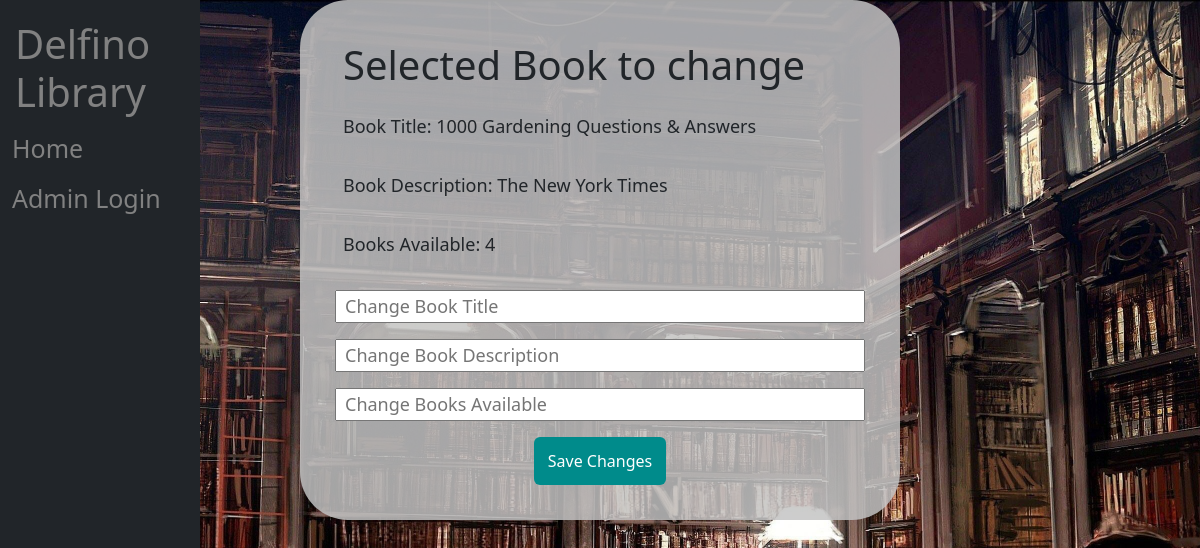
The page /edit.php?id=7 on the database its author committed.
### tables this page shows
CREATE TABLE `books` (
  `bookId` int(11) NOT NULL,
  `bookTitle` varchar(250) NOT NULL,
  `bookDesc` varchar(250) NOT NULL,
  `bookAvail` int(10) NOT NULL,
  `active` int(10) NOT NULL DEFAULT 1
);

### model/database.php (called while the page is built, shortened)
<?php
$dsn = "mysql:host=localhost;dbname=library";
$username = "root";
$password = "";
try {
    $db = new PDO($dsn, $username, $password);
} catch (PDOException $e) {
    $error_message = $e->getMessage();
    echo ("<p>Error message: $error_message");
}
function getBook($id)
{
    global $db;
    $myQuery = "select * from books where bookID = $id";
    $qry = $db->query($myQuery);
    $rs = $qry->fetch();
    return $rs;
}

### edit.php (the view, shortened to what this page needs)
<?php
    include "view/navigation.php";
    include "model/database.php";
    $id = filter_input(INPUT_GET, 'id');
    $book = getBook($id);
?>
<body class="background">
    <div class="container-fluid">
        <form class="row g-3" style="max-width:600px; margin: 0 auto; padding-top:25px;" action="index.php" method="post">
            <h1>Selected Book to change</h1>
            <p>Book Title: <?= $book['bookTitle']?></p>
            <p>Book Description: <?= $book['bookDesc']?></p>
            <p>Books Available: <?= $book['bookAvail']?></p>
            <input type="text" name='bookTitle' placeholder='Change Book Title'>
            <input type="text" name='bookDescription' placeholder='Change Book Description'>
            <input type="text" name='bookAvail' placeholder='Change Books Available'>
            <input type="submit" class="btn buttonColor d-grid gap-2 col-3 mx-auto" value="Save Changes">
        </form>
    </div>
</body>

### view/styles.css (style rules this page uses)
body, html { height: 100%; }
.buttonColor, .buttonColor:hover { background-color: darkcyan; color: white; font-weight: 500; padding: 0.75rem 0.375rem; border: none; }
form { background-color: rgba(196, 196, 196, 0.841); word-wrap: break-word; font-size:large; font-weight: 500; border-radius: 3rem; padding: 35px 35px 35px 35px; margin-left: 200px; }
.background { background-image: url(background.jpg); height: 100%; margin: 0 auto; background-position: center; background-repeat: no-repeat; background-size: cover; }

### rows shown on the page
books: bookTitle "1000 Gardening Questions & Answers", bookDesc "The New York Times", bookAvail "4"
